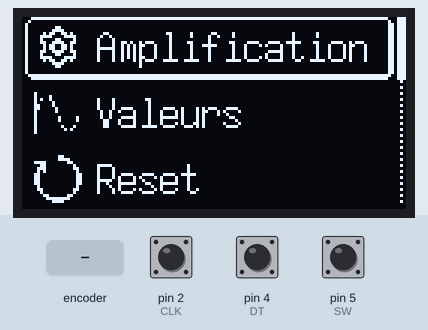
Simulated run of this sketch. Board: Arduino Uno, built with avr-gcc and run on an emulated ATmega328P. Parts: 128×64 one-colour display. The test bench sets the inputs (shaded band); at power-on: pin 5 (SW) HIGH, pin 2 (CLK) HIGH, pin 4 (DT) HIGH.

Above: at 1.8 s.
1.9 s: pin 5 (SW) pulled LOW for 1 s
At 4.4 s:
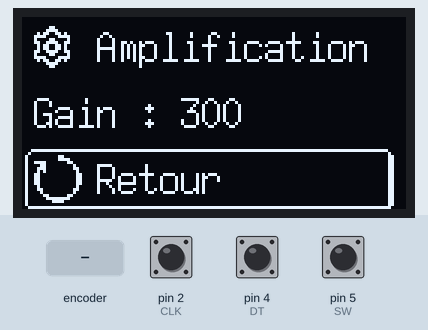
4.7 s: pin 5 (SW) pulled LOW for 0.65 s
At 6.3 s:
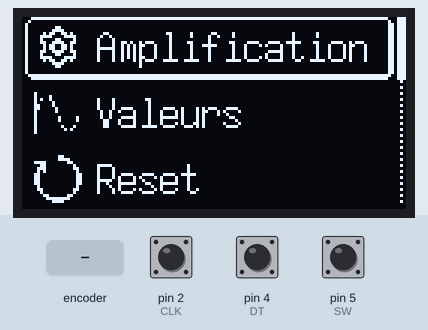
7.3 s: rotary encoder on pin 2 (CLK) / pin 4 (DT) turned 1 step (first pin leading)
At 9.2 s:
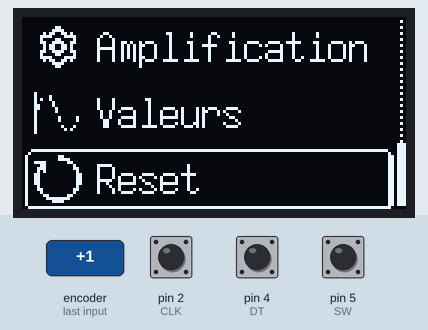
9.5 s: rotary encoder on pin 2 (CLK) / pin 4 (DT) turned 3 steps (first pin leading)
At 11.6 s:
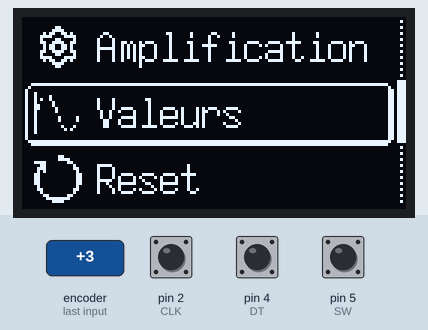
12.2 s: pin 5 (SW) pulled LOW for 3.2 s
At 14.2 s:
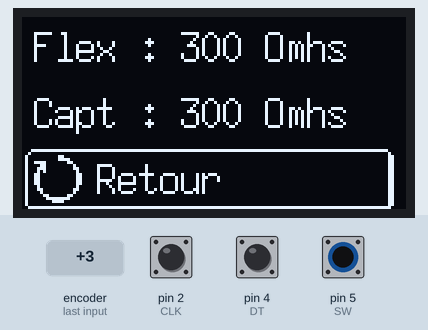
Timing chart, 0 to 15.7 s (numbered marks = the images above; inputs shaded):
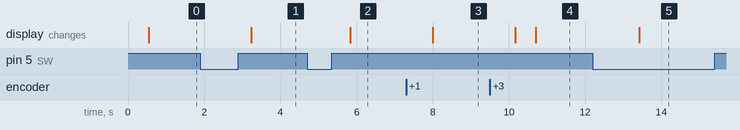

The sketch:

OLED.ino
```cpp
#include "U8glib.h"

#define CLK 2 // Broche 2 en tant que CLK, raccordé sur CLK du KY-040
#define DT 4 // Broche 4 en tant que DT, raccordé sur DT du KY-040
#define SW 5 // Broche 5 en tant que SW, raccordé sur SW du KY-040

// Initilisation de l'écran
U8GLIB_SSD1306_128X64 u8g(U8G_I2C_OPT_DEV_0 | U8G_I2C_OPT_NO_ACK | U8G_I2C_OPT_FAST);

// Icône paramètre
const unsigned char bitmap_icone_param [] PROGMEM = {
  0x00, 0x00, 0x01, 0x80, 0x03, 0xc0, 0x16, 0x68, 0x3c, 0x3c, 0x21, 0x84, 0x33, 0xcc, 0x16, 0x68,
	0x16, 0x68, 0x33, 0xcc, 0x21, 0x84, 0x3c, 0x3c, 0x16, 0x68, 0x03, 0xc0, 0x01, 0x80, 0x00, 0x00
};

// Icône graphique
const unsigned char bitmap_icone_graph [] PROGMEM = {
  0x00, 0x00, 0x80, 0x00, 0x84, 0x00, 0xa4, 0x00, 0x82, 0x00, 0xc2, 0x00, 0xc1, 0x00, 0x81, 0x00,
	0x80, 0x00, 0x80, 0x82, 0x80, 0x82, 0x80, 0x00, 0x80, 0x44, 0x80, 0x28, 0x80, 0x00, 0x00, 0x00
};

// Icône reset
const unsigned char bitmap_icone_reset [] PROGMEM = {
  0x00, 0xc0, 0x00, 0xf0, 0xf0, 0x18, 0x30, 0x04, 0x70, 0x06, 0x50, 0x02, 0xc0, 0x03, 0xc0, 0x03,
	0xc0, 0x03, 0xc0, 0x03, 0x40, 0x02, 0x60, 0x06, 0x20, 0x04, 0x18, 0x18, 0x0f, 0xf0, 0x03, 0xc0
};

// Tableau des bitmaps
const unsigned char* bitmap_icones[3] = {
  bitmap_icone_param,
  bitmap_icone_graph,
  bitmap_icone_reset
};

// Barre de défilement
const unsigned char bitmap_barre [] PROGMEM = {
  0x00, 0x02, 0x00, 0x02, 0x00, 0x02, 0x00, 0x02, 0x00, 0x02, 0x00, 0x02, 0x00, 0x02, 0x00, 0x02,
  0x00, 0x02, 0x00, 0x02, 0x00, 0x02, 0x00, 0x02, 0x00, 0x02, 0x00, 0x02, 0x00, 0x02, 0x00, 0x02,
  0x00, 0x02, 0x00, 0x02, 0x00, 0x02, 0x00, 0x02, 0x00, 0x02, 0x00, 0x02, 0x00, 0x02, 0x00, 0x02,
  0x00, 0x02, 0x00, 0x02, 0x00, 0x02, 0x00, 0x02, 0x00, 0x02, 0x00, 0x02, 0x00, 0x02, 0x00, 0x00
};

// Entourer l'élément sélectionné
const unsigned char bitmap_item_actuel [] PROGMEM = {
  0x1f, 0xff, 0xff, 0xff, 0xff, 0xff, 0xff, 0xff, 0xff, 0xff, 0xff, 0xff, 0xff, 0xff, 0xff, 0xc0,
  0x20, 0x00, 0x00, 0x00, 0x00, 0x00, 0x00, 0x00, 0x00, 0x00, 0x00, 0x00, 0x00, 0x00, 0x00, 0x20,
  0x40, 0x00, 0x00, 0x00, 0x00, 0x00, 0x00, 0x00, 0x00, 0x00, 0x00, 0x00, 0x00, 0x00, 0x00, 0x30,
  0x40, 0x00, 0x00, 0x00, 0x00, 0x00, 0x00, 0x00, 0x00, 0x00, 0x00, 0x00, 0x00, 0x00, 0x00, 0x30,
  0x40, 0x00, 0x00, 0x00, 0x00, 0x00, 0x00, 0x00, 0x00, 0x00, 0x00, 0x00, 0x00, 0x00, 0x00, 0x30,
  0x40, 0x00, 0x00, 0x00, 0x00, 0x00, 0x00, 0x00, 0x00, 0x00, 0x00, 0x00, 0x00, 0x00, 0x00, 0x30,
  0x40, 0x00, 0x00, 0x00, 0x00, 0x00, 0x00, 0x00, 0x00, 0x00, 0x00, 0x00, 0x00, 0x00, 0x00, 0x30,
  0x40, 0x00, 0x00, 0x00, 0x00, 0x00, 0x00, 0x00, 0x00, 0x00, 0x00, 0x00, 0x00, 0x00, 0x00, 0x30,
  0x40, 0x00, 0x00, 0x00, 0x00, 0x00, 0x00, 0x00, 0x00, 0x00, 0x00, 0x00, 0x00, 0x00, 0x00, 0x30,
  0x40, 0x00, 0x00, 0x00, 0x00, 0x00, 0x00, 0x00, 0x00, 0x00, 0x00, 0x00, 0x00, 0x00, 0x00, 0x30,
  0x40, 0x00, 0x00, 0x00, 0x00, 0x00, 0x00, 0x00, 0x00, 0x00, 0x00, 0x00, 0x00, 0x00, 0x00, 0x30,
  0x40, 0x00, 0x00, 0x00, 0x00, 0x00, 0x00, 0x00, 0x00, 0x00, 0x00, 0x00, 0x00, 0x00, 0x00, 0x30,
  0x40, 0x00, 0x00, 0x00, 0x00, 0x00, 0x00, 0x00, 0x00, 0x00, 0x00, 0x00, 0x00, 0x00, 0x00, 0x30,
  0x40, 0x00, 0x00, 0x00, 0x00, 0x00, 0x00, 0x00, 0x00, 0x00, 0x00, 0x00, 0x00, 0x00, 0x00, 0x30,
  0x40, 0x00, 0x00, 0x00, 0x00, 0x00, 0x00, 0x00, 0x00, 0x00, 0x00, 0x00, 0x00, 0x00, 0x00, 0x30,
  0x40, 0x00, 0x00, 0x00, 0x00, 0x00, 0x00, 0x00, 0x00, 0x00, 0x00, 0x00, 0x00, 0x00, 0x00, 0x30,
  0x40, 0x00, 0x00, 0x00, 0x00, 0x00, 0x00, 0x00, 0x00, 0x00, 0x00, 0x00, 0x00, 0x00, 0x00, 0x30,
  0x40, 0x00, 0x00, 0x00, 0x00, 0x00, 0x00, 0x00, 0x00, 0x00, 0x00, 0x00, 0x00, 0x00, 0x00, 0x30,
  0x40, 0x00, 0x00, 0x00, 0x00, 0x00, 0x00, 0x00, 0x00, 0x00, 0x00, 0x00, 0x00, 0x00, 0x00, 0x30,
  0x3f, 0xff, 0xff, 0xff, 0xff, 0xff, 0xff, 0xff, 0xff, 0xff, 0xff, 0xff, 0xff, 0xff, 0xff, 0xe0,
  0x1f, 0xff, 0xff, 0xff, 0xff, 0xff, 0xff, 0xff, 0xff, 0xff, 0xff, 0xff, 0xff, 0xff, 0xff, 0xc0
};

// Gain
int gain = 300;

// Variables pour le menu
const int nbr_items = 3; // Nombre d'items dans le menu principal
const int taille_max_items = 20; // Taille maximale des items
int item_actuel = 0; // Item du menu séléctionné
int ecran_actuel = 0; // 0 = Menu, 1 = Amplification, 2 = Valeurs

// Array qui contient les noms des menus
char items_menu [nbr_items] [taille_max_items] = {
  {"Amplification"},
  {"Valeurs"},
  {"Reset"}
 };

// Variables pour le KY-040
volatile unsigned int Pos_encodeur = 0; // Variable de l'encodeur
unsigned int ancienne_pos = 0; // Variable utilisée pour checker un changement de position de l'encodeur
// Variables pour le debounce du bouton
int etatBouton = HIGH;             // L'état actuel du bouton (HIGH = non pressé, LOW = pressé)
int dernierEtatBouton = HIGH;      // Le dernier état stable du bouton
unsigned long dernierTempsDebounce = 0;  // Le dernier temps où le bouton a changé d'état
unsigned long intervalleDebounce = 50;   // L'intervalle de debounce en millisecondes


void setup() {
  pinMode(CLK, INPUT_PULLUP);
  pinMode(DT, INPUT_PULLUP);
  pinMode(SW, INPUT_PULLUP);
  // Configuration de l'interruption pour l'encodeur
  attachInterrupt(digitalPinToInterrupt(CLK), Encodeur_interrupt, RISING);
  u8g.setColorIndex(1);  // Défini les écritures en blanc
}


void loop() {
  noInterrupts(); // Désactive les interruptions pour une lecture atomique
  unsigned int posActuelle = Pos_encodeur; // Copie atomique de Pos_encodeur
  interrupts(); // Réactive les interruptions

  // Logique de navigation dans le menu avec l'encodeur
  if (ecran_actuel == 0) { // La navigation dans le menu est active seulement si ecran_actuel == 0
    if (posActuelle != ancienne_pos) { // Si l'on détecte un changement
      if (posActuelle > ancienne_pos) { // Rotation vers le haut
        item_actuel--;
        if (item_actuel < 0) {
          item_actuel = nbr_items - 1; // Boucle au dernier élément si on dépasse le premier
        }
      } else { // Rotation vers le bas
        item_actuel++;
        if (item_actuel >= nbr_items) {
          item_actuel = 0; // Boucle au premier élément si on dépasse le dernier
        }
      }
      ancienne_pos = posActuelle; // Mise à jour de l'ancienne position
    }
  }

  int lectureBouton = digitalRead(SW); // On lit l'état du bouton
  if (lectureBouton != dernierEtatBouton) { // S'il est différent
    dernierTempsDebounce = millis(); // On timestamp le moment où il est appuyé
  }
  if ((millis() - dernierTempsDebounce) > intervalleDebounce) { // S'il est appuyé pendant un certain nombre de millisecondes
    if (lectureBouton != etatBouton) { // Si l'état du bouton a changé
      etatBouton = lectureBouton; // On modifie l'état
      if (etatBouton == LOW) { // Si le bouton est effectivement pressé
        if (ecran_actuel == 0) { // Si on est sur le menu
          if (item_actuel == 2) { //Si on est sur le bouton reset
            asm volatile ("  jmp 0"); // Reset de la carte
          } else {
            ecran_actuel = item_actuel + 1; // On va dans l'écran de l'item séléctionné
          }
        } else { // On revient au menu principal
          ecran_actuel = 0;
        }
      }
    }
  }
  dernierEtatBouton = lectureBouton; // On met à jour l'ancien état

  menu_page(item_actuel, gain); // On écrit sur le menu
}

void menu_page(int item_actuel, int gain){

  u8g.firstPage(); // Nécessaire
  do {
    // Ecran menu
    if (ecran_actuel == 0) {
      // Tour d'item sélectionné
      u8g.drawBitmapP(0, 64/nbr_items * item_actuel + item_actuel, 128/8, 21, bitmap_item_actuel);

      // Police
      u8g.setFont(u8g_font_7x14);

      // Amplification
      u8g.drawStr(25, 15, items_menu[0]);
      u8g.drawBitmapP( 4, 2, 16/8, 16, bitmap_icones[0]);

      // Valeurs
      u8g.drawStr(25, 15+20+2, items_menu[1]);
      u8g.drawBitmapP( 4, 24, 16/8, 16, bitmap_icones[1]);

      // Reset
      u8g.drawStr(25, 15+20+20+2+2, items_menu[2]);
      u8g.drawBitmapP( 4, 46, 16/8, 16, bitmap_icones[2]);

      // Barre de défilement
      u8g.drawBitmapP(128-8, 0, 8/8, 64, bitmap_barre);

      // Emplacement de la barre de défilement
      u8g.drawBox(125, 64/nbr_items * item_actuel, 3, 64/nbr_items);
    }

    // Ecran amplification
    if (ecran_actuel == 1) {
      // Tour d'item sélectionné
      u8g.drawBitmapP(0, 44, 128/8, 21, bitmap_item_actuel);

      // Police
      u8g.setFont(u8g_font_7x14);

      // Amplification
      u8g.drawStr(25, 15, items_menu[0]);
      u8g.drawBitmapP(2, 2, 16/8, 16, bitmap_icones[0]);

      // Gain
      u8g.drawStr(4, 37, ("Gain : " + String(gain)).c_str());

      // Retour
      u8g.drawStr(25, 59, "Retour");
      u8g.drawBitmapP(4, 46, 16/8, 16, bitmap_icones[2]);
    }

    // Ecran valeurs
    if (ecran_actuel == 2) {
      // Tour d'item sélectionné
      u8g.drawBitmapP(0, 44, 128/8, 21, bitmap_item_actuel);

      // Police
      u8g.setFont(u8g_font_7x14);

      // Flex
      u8g.drawStr(4, 15, ("Flex : " + String(gain) + " Omhs").c_str());
      // Capt
      u8g.drawStr(4, 37, ("Capt : " + String(gain) + " Omhs").c_str());

      // Retour
      u8g.drawStr(25, 59, "Retour");
      u8g.drawBitmapP(4, 46, 16/8, 16, bitmap_icones[2]);
    }
  } while (u8g.nextPage()); // Nécessaire
}

// Fonction d'interrupt qui modifie l'état la variable de position lorsqu'il change
void Encodeur_interrupt() {
  if (digitalRead(DT)==HIGH) { // Si l'on tourne à droite
    Pos_encodeur++;
  } else { // Si l'on tourne à gauche
    Pos_encodeur--;
  }
}
```

Measured:
- after the input at 1.9 s, the display: changes after 1.3 s (image 1)
- after the input at 4.7 s, the display: changes after 1.1 s (image 2)
- after the input at 7.3 s, the display: changes after 0.70 s (image 3)
- after the input at 9.5 s, the display: first changes after 0.66 s (image 4 shows a later state)
- after the input at 12.2 s, the display: changes after 1.2 s (image 5)
